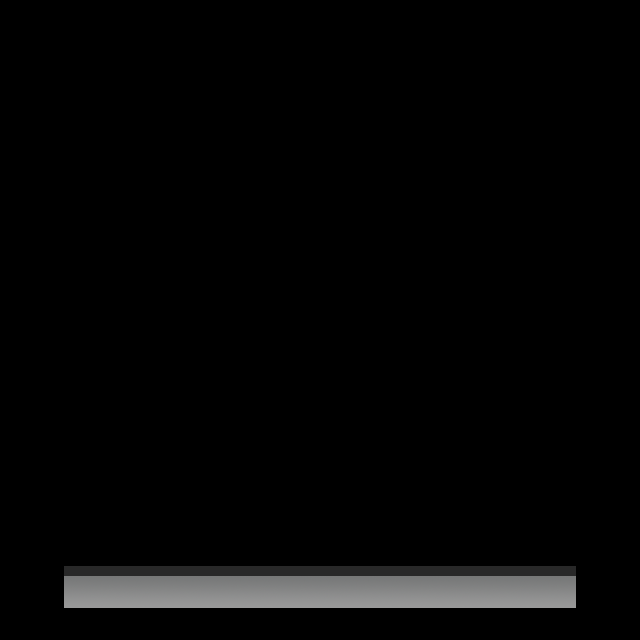

This game map was drawn from its Tiled (.tmx) file and the tilesets committed beside it. A one-line description and the trimmed map source follow:
An orthogonal 10x10 tile map with 64x64 px tiles, 2 tile layers (Background, Ground), 2 tilesets and 3 objects (StartPosition, Goal, Pushable).

<map version="1.0" orientation="orthogonal" width="10" height="10" tilewidth="64" tileheight="64">
 <tileset firstgid="1" name="tileset" tilewidth="64" tileheight="64">
  <image source="images/tileset.png" width="256" height="128" />
 </tileset>
 <tileset firstgid="9" name="props" tilewidth="64" tileheight="64">
  <image source="images/tileset2.png" width="320" height="128" />
 </tileset>
 <layer name="Background" width="10" height="10">
  <data>[100 cells, 8 non-empty, 1 distinct tile ids]</data>
 </layer>
 <layer name="Ground" width="10" height="10">
  <data>[100 cells, 32 non-empty, 2 distinct tile ids]</data>
 </layer>
 <objectgroup name="Objects" width="10" height="10">
  <object name="StartPosition" x="64" y="416" width="64" height="64" />
  <object name="Goal" x="512" y="416" width="64" height="64" />
  <object name="Block1" type="Pushable" gid="13" x="288" y="480" />
 </objectgroup>
</map>
